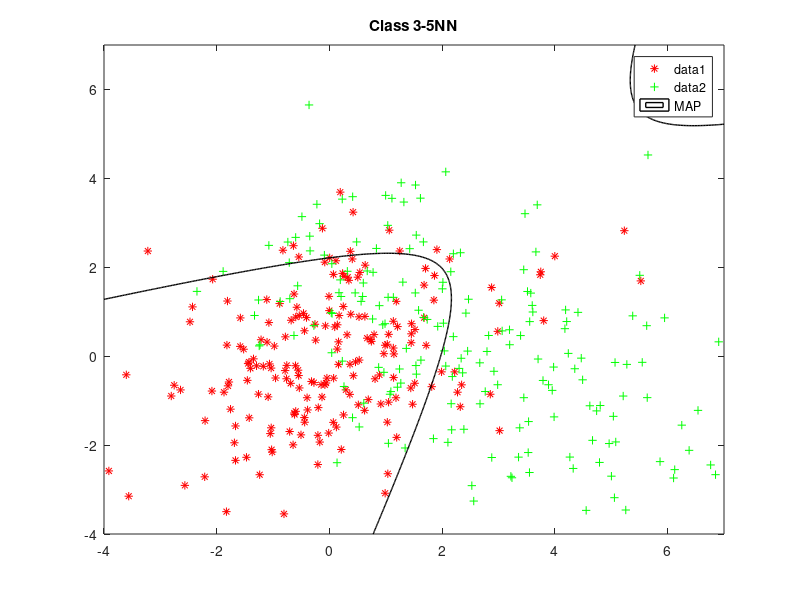

Recreate this plot in MATLAB. (Note: this script raises an error after producing the figure.)
%% SYDE 675 LAB_1
clear all; close all; clc;

%% class 1
muAClass1 = [0,0];
sigmaAClass1 = [3,1; 1,2];
muBClass1 = [3,0];
sigmaBClass1 = [7,-3; -3,4];

%% load data
rAClass1 = mvnrnd(muAClass1, sigmaAClass1, 200);
rBClass1 = mvnrnd(muBClass1, sigmaBClass1, 200);
h3 = figure
plot(rAClass1(:,1),rAClass1(:,2),'r*');
hold on
plot(rBClass1(:,1),rBClass1(:,2),'g+'); 
title('Class 3-5NN');

%% MAP

u2 = linspace(-4, 7, 400);
v2 = linspace(-4, 7, 400);
z2 = zeros(length(u2), length(v2));
for i = 1:length(u2)
     for j = 1:length(v2)      
         z2(i,j) = 1/(2*pi*(abs(det(sigmaAClass1)))^0.5)*exp(-0.5*([u2(i) v2(j)]...
             - muAClass1)*inv(sigmaAClass1)*([u2(i) v2(j)]- muAClass1)')...
             - 1/(2*pi*(abs(det(sigmaBClass1)))^0.5)*exp(-0.5*([u2(i) v2(j)] ...
             - muBClass1)*inv(sigmaBClass1)*([u2(i) v2(j)]- muBClass1)');
     end
end
z2 = z2';
contour(u2,v2,z2,[0, 0], 'LineWidth', 1,'LineColor','k','DisplayName','MAP'); 
legend('show');

%% 5-nn
u5 = linspace(-5, 8, 100);
v5 = linspace(-6, 6, 100);
X1 = zeros(400,2);
Y1 = zeros(400,1);
X1 = [rAClass1; rBClass1];
Y1(1:200) = 1;
Y1(201:400) = 2;
mdl1 = fitcknn(X1,Y1,'NumNeighbors',5);
for i = 1:length(u5)
     for j = 1:length(v5)     
         label1(i,j) = predict(mdl1,[u5(i),v5(j)]) - 2;
     end
end
label1 = label1';

hold on

contour(u5,v5,label1,[0, 0], 'LineWidth', 1,'LineColor','b','DisplayName','5-NN'); 
legend('show');



saveas(h3,'class3_5NN.png');